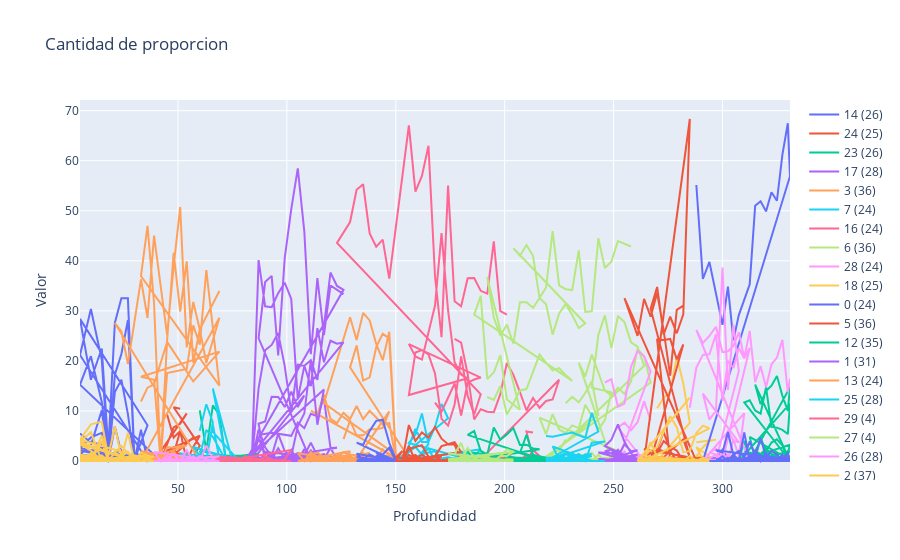

Here is the notebook cell this chart was saved with:
### Code cell
fig = go.Figure()

for element in df_features_1_31["Cluster"].unique():
    nameCluster = str(element) + " (" +  str(len(df_features_1_31[df_features_1_31["Cluster"] == element]["Family"].unique())) + ")"
    fig.add_trace(go.Scatter(x=df_features_1_31[df_features_1_31["Cluster"] == element]["Profundidad"], y=df_features_1_31[df_features_1_31["Cluster"] == element]["Valor"], name=nameCluster))

fig.update_layout(title='Cantidad de proporcion Agglomerative 31',
                   xaxis_title='Profundidad',
                   yaxis_title='Valor')
fig.show()

### Figure 1 — Plotly figure (JSON) as saved in the notebook; plotly's stock layout.template omitted (floating-point values rounded to 4 significant figures; data arrays with more than 128 entries replaced by an {"elided": "..."} marker saying what was removed)
{"data": [{"name": "14 (26)", "type": "scatter", "x": {"elided": "274 int values"}, "y": {"elided": "274 float values"}}, {"name": "24 (25)", "type": "scatter", "x": {"elided": "152 int values"}, "y": {"elided": "152 float values"}}, {"name": "23 (26)", "type": "scatter", "x": {"elided": "214 int values"}, "y": {"elided": "214 float values"}}, {"name": "17 (28)", "type": "scatter", "x": {"elided": "257 int values"}, "y": {"elided": "257 float values"}}, {"name": "3 (36)", "type": "scatter", "x": {"elided": "310 int values"}, "y": {"elided": "310 float values"}}, {"name": "7 (24)", "type": "scatter", "x": {"elided": "281 int values"}, "y": {"elided": "281 float values"}}, {"name": "16 (24)", "type": "scatter", "x": {"elided": "227 int values"}, "y": {"elided": "227 float values"}}, {"name": "6 (36)", "type": "scatter", "x": {"elided": "392 int values"}, "y": {"elided": "392 float values"}}, {"name": "28 (24)", "type": "scatter", "x": {"elided": "132 int values"}, "y": {"elided": "132 float values"}}, {"name": "18 (25)", "type": "scatter", "x": {"elided": "160 int values"}, "y": {"elided": "160 float values"}}, {"name": "0 (24)", "type": "scatter", "x": {"elided": "281 float values"}, "y": {"elided": "281 float values"}}, {"name": "5 (36)", "type": "scatter", "x": {"elided": "255 int values"}, "y": {"elided": "255 float values"}}, {"name": "12 (35)", "type": "scatter", "x": {"elided": "269 float values"}, "y": {"elided": "269 float values"}}, {"name": "1 (31)", "type": "scatter", "x": {"elided": "268 int values"}, "y": {"elided": "268 float values"}}, {"name": "13 (24)", "type": "scatter", "x": {"elided": "173 int values"}, "y": {"elided": "173 float values"}}, {"name": "25 (28)", "type": "scatter", "x": {"elided": "172 int values"}, "y": {"elided": "172 float values"}}, {"name": "29 (4)", "type": "scatter", "x": [168, 171, 174, 177, 180, 183, 186, 189, 156, 159, 162, 165, 168, 171, 174, 177, 180, 183, 156, 159, 162, 165, 168, 171, 174, 177, 180, 183, 186, 189, 123, 129, 132, 135, 138, 141, 144, 147, 156, 159, 162, 165, 168, 171, 174, 177, 180, 183, 186, 189, 192, 195, 198, 201], "y": [11.65, 9.901, 12.64, 15.49, 9.091, 15.65, 16.28, 16.67, 23.35, 20.88, 20.25, 25.53, 31.07, 45.55, 30.11, 19.72, 17.27, 16.52, 13.17, 21.69, 22.15, 21.28, 17.48, 8.415, 7.063, 11.27, 20.91, 13.04, 9.303, 13.33, 43.56, 47.74, 54.21, 55.31, 45.48, 42.81, 44.22, 36.42, 67.07, 53.82, 56.96, 62.98, 36.89, 24.75, 55.02, 31.92, 30.91, 36.52, 36.54, 34, 33.44, 43.9, 29.97, 29.24]}, {"name": "27 (4)", "type": "scatter", "x": [192, 195, 198, 201, 204, 207, 210, 213, 216, 219, 222, 225, 228, 231, 186, 189, 192, 195, 198, 201, 204, 207, 192, 195, 198, 201, 204, 207, 210, 213, 216, 219, 222, 225, 228, 231, 234, 237, 204, 207, 210, 213, 216, 219, 222, 225, 228, 231, 234, 237, 240, 243, 246, 249, 252, 258], "y": [12.79, 12.2, 14.98, 9.302, 11.56, 14.1, 14.38, 17.98, 21.26, 19.67, 18.12, 18.54, 17.16, 16.01, 29.24, 33, 16.39, 17.68, 21.17, 12.29, 11.25, 10.26, 36.72, 28.66, 25.08, 27.24, 23.44, 31.73, 31.7, 30.6, 32.56, 31.33, 25.24, 29.47, 31.35, 29.18, 26.55, 27.48, 42.5, 41.03, 43.14, 41.01, 32.56, 34.67, 45.95, 35.1, 34.32, 34.16, 42.07, 29.8, 29.9, 44.54, 38.56, 39.87, 43.95, 42.86]}, {"name": "26 (28)", "type": "scatter", "x": {"elided": "186 float values"}, "y": {"elided": "186 float values"}}, {"name": "2 (37)", "type": "scatter", "x": {"elided": "345 int values"}, "y": {"elided": "345 float values"}}, {"name": "15 (35)", "type": "scatter", "x": {"elided": "212 int values"}, "y": {"elided": "212 float values"}}, {"name": "4 (36)", "type": "scatter", "x": {"elided": "321 int values"}, "y": {"elided": "321 float values"}}, {"name": "9 (35)", "type": "scatter", "x": {"elided": "286 int values"}, "y": {"elided": "286 float values"}}, {"name": "10 (35)", "type": "scatter", "x": {"elided": "222 int values"}, "y": {"elided": "222 float values"}}, {"name": "22 (31)", "type": "scatter", "x": {"elided": "220 int values"}, "y": {"elided": "220 float values"}}, {"name": "21 (26)", "type": "scatter", "x": {"elided": "209 int values"}, "y": {"elided": "209 float values"}}, {"name": "19 (24)", "type": "scatter", "x": {"elided": "212 int values"}, "y": {"elided": "212 float values"}}, {"name": "20 (21)", "type": "scatter", "x": {"elided": "188 int values"}, "y": {"elided": "188 float values"}}, {"name": "30 (18)", "type": "scatter", "x": {"elided": "154 int values"}, "y": {"elided": "154 float values"}}, {"name": "11 (16)", "type": "scatter", "x": {"elided": "174 int values"}, "y": {"elided": "174 float values"}}, {"name": "8 (15)", "type": "scatter", "x": {"elided": "226 float values"}, "y": {"elided": "226 float values"}}], "layout": {"title": {"text": "Cantidad de proporcion"}, "xaxis": {"title": {"text": "Profundidad"}}, "yaxis": {"title": {"text": "Valor"}}}}
